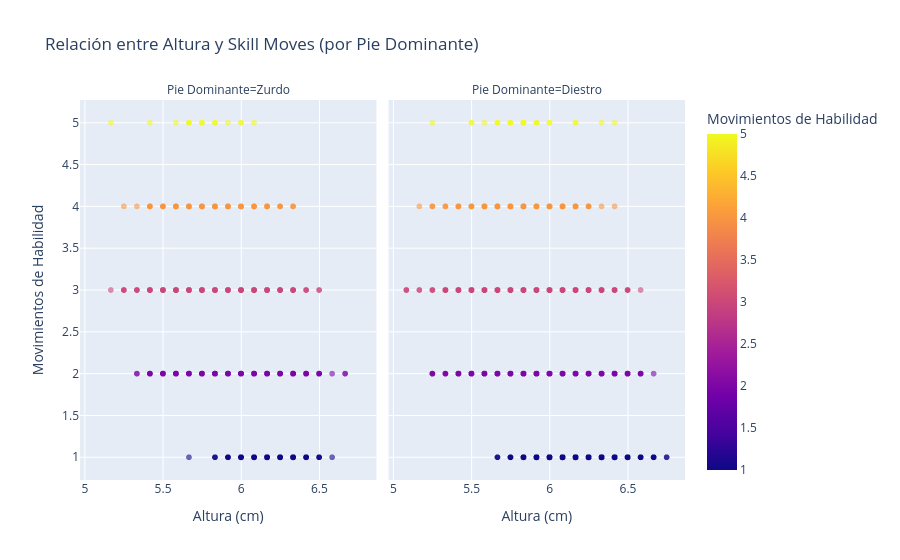

This figure's notebook cell:
### Code cell
#hacer un grafico multipanel que indique la relacion de altura (heigth) vs skill moves siendo la variable del panel si es zurdo o derecho
df["Foot"] = df["Preferred Foot"].replace({"Left": "Zurdo", "Right": "Diestro"})

# Crear el gráfico de dispersión con paneles (facetado)
fig = px.scatter(df, x="Height", y="Skill Moves",
                 color="Skill Moves",  # Colorear según Skill Moves
                 facet_col="Foot",  # Crear paneles por pie dominante
                 title="Relación entre Altura y Skill Moves (por Pie Dominante)",
                 labels={"Height": "Altura (cm)", "Skill Moves": "Movimientos de Habilidad", "Foot": "Pie Dominante"},
                 opacity=0.6)

# Ajustar el diseño
fig.update_layout(showlegend=False)  # Ocultar leyenda redundante

# Mostrar el gráfico
fig.show()

### Figure 1 — Plotly figure (JSON) as saved in the notebook; plotly's stock layout.template omitted (floating-point values rounded to 4 significant figures; data arrays with more than 128 entries replaced by an {"elided": "..."} marker saying what was removed)
{"data": [{"hovertemplate": "Pie Dominante=Zurdo<br>Altura (cm)=%{x}<br>Movimientos de Habilidad=%{marker.color}<extra></extra>", "legendgroup": "", "marker": {"color": {"elided": "4211 int values"}, "coloraxis": "coloraxis", "opacity": 0.6, "symbol": "circle"}, "mode": "markers", "name": "", "showlegend": false, "type": "scattergl", "x": {"elided": "4211 float values"}, "xaxis": "x", "y": {"elided": "4211 int values"}, "yaxis": "y"}, {"hovertemplate": "Pie Dominante=Diestro<br>Altura (cm)=%{x}<br>Movimientos de Habilidad=%{marker.color}<extra></extra>", "legendgroup": "", "marker": {"color": {"elided": "13996 int values"}, "coloraxis": "coloraxis", "opacity": 0.6, "symbol": "circle"}, "mode": "markers", "name": "", "showlegend": false, "type": "scattergl", "x": {"elided": "13996 float values"}, "xaxis": "x2", "y": {"elided": "13996 int values"}, "yaxis": "y2"}], "layout": {"annotations": [{"font": {}, "showarrow": false, "text": "Pie Dominante=Zurdo", "x": 0.245, "xanchor": "center", "xref": "paper", "y": 1, "yanchor": "bottom", "yref": "paper"}, {"font": {}, "showarrow": false, "text": "Pie Dominante=Diestro", "x": 0.755, "xanchor": "center", "xref": "paper", "y": 1, "yanchor": "bottom", "yref": "paper"}], "coloraxis": {"colorbar": {"title": {"text": "Movimientos de Habilidad"}}, "colorscale": [[0, "#0d0887"], [0.1111, "#46039f"], [0.2222, "#7201a8"], [0.3333, "#9c179e"], [0.4444, "#bd3786"], [0.5556, "#d8576b"], [0.6667, "#ed7953"], [0.7778, "#fb9f3a"], [0.8889, "#fdca26"], [1, "#f0f921"]]}, "legend": {"tracegroupgap": 0}, "showlegend": false, "title": {"text": "Relación entre Altura y Skill Moves (por Pie Dominante)"}, "xaxis": {"anchor": "y", "domain": [0, 0.49], "title": {"text": "Altura (cm)"}}, "xaxis2": {"anchor": "y2", "domain": [0.51, 1], "matches": "x", "title": {"text": "Altura (cm)"}}, "yaxis": {"anchor": "x", "domain": [0, 1], "title": {"text": "Movimientos de Habilidad"}}, "yaxis2": {"anchor": "x2", "domain": [0, 1], "matches": "y", "showticklabels": false}}}
